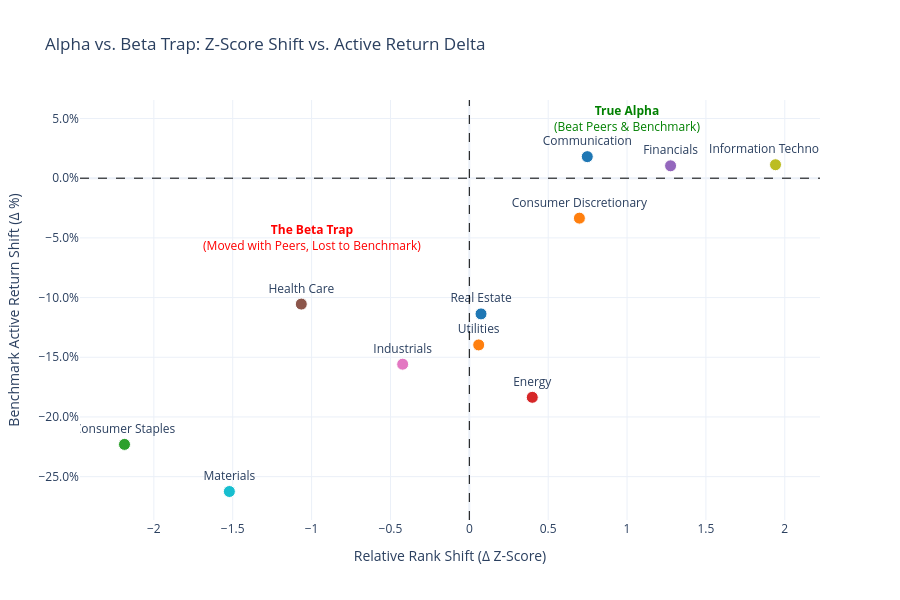

Notebook source saved alongside this figure:
### Code cell
import plotly.express as px

# Assuming 'advanced_shift_df' contains your Z-Score Shift and Active Return Delta columns
fig_trap = px.scatter(
    advanced_shift_df.rename_axis("Sector").reset_index(),    
    x="Z-Score Shift", 
    y="Active Return Delta", 
    color="Sector",
    color_discrete_map=master_palette,
    text="Sector", # Puts the sector name directly on the chart
    title="Alpha vs. Beta Trap: Z-Score Shift vs. Active Return Delta",
    labels={
        "Z-Score Shift": "Relative Rank Shift (Δ Z-Score)",
        "Active Return Delta": "Benchmark Active Return Shift (Δ %)"
    },
    template="plotly_white",
    height=600
)

# Format the Y-axis as a percentage
fig_trap.update_yaxes(tickformat=".1%")

# Add quadrant lines
fig_trap.add_hline(y=0, line_dash="dash", line_color="black", line_width=1)
fig_trap.add_vline(x=0, line_dash="dash", line_color="black", line_width=1)

# Position the text so it doesn't overlap the bubbles
fig_trap.update_traces(textposition='top center', marker=dict(size=12, line=dict(color='white', width=1)))

# Add annotations to explain the quadrants
fig_trap.add_annotation(x=1, y=0.05, text="<b>True Alpha</b><br>(Beat Peers & Benchmark)", showarrow=False, font=dict(color="green"))
fig_trap.add_annotation(x=-1, y=-0.05, text="<b>The Beta Trap</b><br>(Moved with Peers, Lost to Benchmark)", showarrow=False, font=dict(color="red"))

fig_trap.update_layout(showlegend=False) # Hide legend since text is on the chart
fig_trap.show()

### Figure 1 — Plotly figure (JSON) as saved in the notebook; plotly's stock layout.template omitted (floating-point values rounded to 4 significant figures)
{"data": [{"hovertemplate": "Sector=%{text}<br>Relative Rank Shift (Δ Z-Score)=%{x}<br>Benchmark Active Return Shift (Δ %)=%{y}<extra></extra>", "legendgroup": "Information Technology", "marker": {"color": "#bcbd22", "line": {"color": "white", "width": 1}, "size": 12, "symbol": "circle"}, "mode": "markers+text", "name": "Information Technology", "orientation": "v", "showlegend": true, "text": ["Information Technology"], "textposition": "top center", "type": "scatter", "x": [1.941], "xaxis": "x", "y": [0.01128], "yaxis": "y"}, {"hovertemplate": "Sector=%{text}<br>Relative Rank Shift (Δ Z-Score)=%{x}<br>Benchmark Active Return Shift (Δ %)=%{y}<extra></extra>", "legendgroup": "Financials", "marker": {"color": "#9467bd", "line": {"color": "white", "width": 1}, "size": 12, "symbol": "circle"}, "mode": "markers+text", "name": "Financials", "orientation": "v", "showlegend": true, "text": ["Financials"], "textposition": "top center", "type": "scatter", "x": [1.276], "xaxis": "x", "y": [0.01037], "yaxis": "y"}, {"hovertemplate": "Sector=%{text}<br>Relative Rank Shift (Δ Z-Score)=%{x}<br>Benchmark Active Return Shift (Δ %)=%{y}<extra></extra>", "legendgroup": "Communication", "marker": {"color": "#1f77b4", "line": {"color": "white", "width": 1}, "size": 12, "symbol": "circle"}, "mode": "markers+text", "name": "Communication", "orientation": "v", "showlegend": true, "text": ["Communication"], "textposition": "top center", "type": "scatter", "x": [0.7478], "xaxis": "x", "y": [0.01805], "yaxis": "y"}, {"hovertemplate": "Sector=%{text}<br>Relative Rank Shift (Δ Z-Score)=%{x}<br>Benchmark Active Return Shift (Δ %)=%{y}<extra></extra>", "legendgroup": "Consumer Discretionary", "marker": {"color": "#ff7f0e", "line": {"color": "white", "width": 1}, "size": 12, "symbol": "circle"}, "mode": "markers+text", "name": "Consumer Discretionary", "orientation": "v", "showlegend": true, "text": ["Consumer Discretionary"], "textposition": "top center", "type": "scatter", "x": [0.6979], "xaxis": "x", "y": [-0.03346], "yaxis": "y"}, {"hovertemplate": "Sector=%{text}<br>Relative Rank Shift (Δ Z-Score)=%{x}<br>Benchmark Active Return Shift (Δ %)=%{y}<extra></extra>", "legendgroup": "Energy", "marker": {"color": "#d62728", "line": {"color": "white", "width": 1}, "size": 12, "symbol": "circle"}, "mode": "markers+text", "name": "Energy", "orientation": "v", "showlegend": true, "text": ["Energy"], "textposition": "top center", "type": "scatter", "x": [0.3991], "xaxis": "x", "y": [-0.1836], "yaxis": "y"}, {"hovertemplate": "Sector=%{text}<br>Relative Rank Shift (Δ Z-Score)=%{x}<br>Benchmark Active Return Shift (Δ %)=%{y}<extra></extra>", "legendgroup": "Real Estate", "marker": {"color": "#1f77b4", "line": {"color": "white", "width": 1}, "size": 12, "symbol": "circle"}, "mode": "markers+text", "name": "Real Estate", "orientation": "v", "showlegend": true, "text": ["Real Estate"], "textposition": "top center", "type": "scatter", "x": [0.07416], "xaxis": "x", "y": [-0.1137], "yaxis": "y"}, {"hovertemplate": "Sector=%{text}<br>Relative Rank Shift (Δ Z-Score)=%{x}<br>Benchmark Active Return Shift (Δ %)=%{y}<extra></extra>", "legendgroup": "Utilities", "marker": {"color": "#ff7f0e", "line": {"color": "white", "width": 1}, "size": 12, "symbol": "circle"}, "mode": "markers+text", "name": "Utilities", "orientation": "v", "showlegend": true, "text": ["Utilities"], "textposition": "top center", "type": "scatter", "x": [0.05936], "xaxis": "x", "y": [-0.1397], "yaxis": "y"}, {"hovertemplate": "Sector=%{text}<br>Relative Rank Shift (Δ Z-Score)=%{x}<br>Benchmark Active Return Shift (Δ %)=%{y}<extra></extra>", "legendgroup": "Industrials", "marker": {"color": "#e377c2", "line": {"color": "white", "width": 1}, "size": 12, "symbol": "circle"}, "mode": "markers+text", "name": "Industrials", "orientation": "v", "showlegend": true, "text": ["Industrials"], "textposition": "top center", "type": "scatter", "x": [-0.4226], "xaxis": "x", "y": [-0.1558], "yaxis": "y"}, {"hovertemplate": "Sector=%{text}<br>Relative Rank Shift (Δ Z-Score)=%{x}<br>Benchmark Active Return Shift (Δ %)=%{y}<extra></extra>", "legendgroup": "Health Care", "marker": {"color": "#8c564b", "line": {"color": "white", "width": 1}, "size": 12, "symbol": "circle"}, "mode": "markers+text", "name": "Health Care", "orientation": "v", "showlegend": true, "text": ["Health Care"], "textposition": "top center", "type": "scatter", "x": [-1.065], "xaxis": "x", "y": [-0.1055], "yaxis": "y"}, {"hovertemplate": "Sector=%{text}<br>Relative Rank Shift (Δ Z-Score)=%{x}<br>Benchmark Active Return Shift (Δ %)=%{y}<extra></extra>", "legendgroup": "Materials", "marker": {"color": "#17becf", "line": {"color": "white", "width": 1}, "size": 12, "symbol": "circle"}, "mode": "markers+text", "name": "Materials", "orientation": "v", "showlegend": true, "text": ["Materials"], "textposition": "top center", "type": "scatter", "x": [-1.521], "xaxis": "x", "y": [-0.2624], "yaxis": "y"}, {"hovertemplate": "Sector=%{text}<br>Relative Rank Shift (Δ Z-Score)=%{x}<br>Benchmark Active Return Shift (Δ %)=%{y}<extra></extra>", "legendgroup": "Consumer Staples", "marker": {"color": "#2ca02c", "line": {"color": "white", "width": 1}, "size": 12, "symbol": "circle"}, "mode": "markers+text", "name": "Consumer Staples", "orientation": "v", "showlegend": true, "text": ["Consumer Staples"], "textposition": "top center", "type": "scatter", "x": [-2.186], "xaxis": "x", "y": [-0.223], "yaxis": "y"}], "layout": {"annotations": [{"font": {"color": "green"}, "showarrow": false, "text": "<b>True Alpha</b><br>(Beat Peers & Benchmark)", "x": 1, "y": 0.05}, {"font": {"color": "red"}, "showarrow": false, "text": "<b>The Beta Trap</b><br>(Moved with Peers, Lost to Benchmark)", "x": -1, "y": -0.05}], "height": 600, "legend": {"title": {"text": "Sector"}, "tracegroupgap": 0}, "shapes": [{"line": {"color": "black", "dash": "dash", "width": 1}, "type": "line", "x0": 0, "x1": 1, "xref": "x domain", "y0": 0, "y1": 0, "yref": "y"}, {"line": {"color": "black", "dash": "dash", "width": 1}, "type": "line", "x0": 0, "x1": 0, "xref": "x", "y0": 0, "y1": 1, "yref": "y domain"}], "showlegend": false, "title": {"text": "Alpha vs. Beta Trap: Z-Score Shift vs. Active Return Delta"}, "xaxis": {"anchor": "y", "domain": [0, 1], "title": {"text": "Relative Rank Shift (Δ Z-Score)"}}, "yaxis": {"anchor": "x", "domain": [0, 1], "tickformat": ".1%", "title": {"text": "Benchmark Active Return Shift (Δ %)"}}}}
